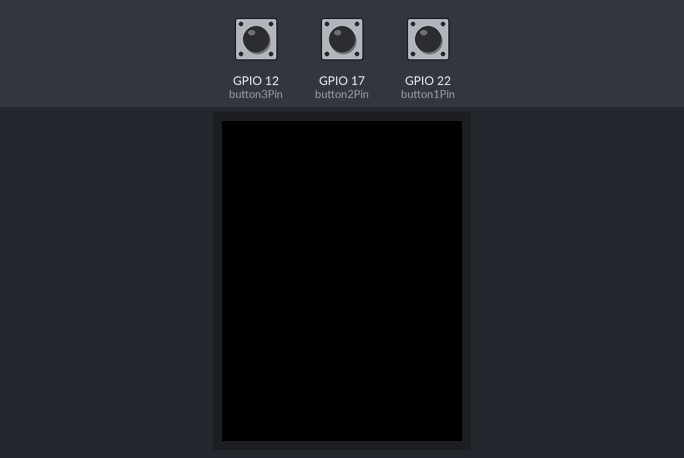
A sketch run on a simulated ESP32. Shown: 320×240 colour display. The inputs (shaded band) are chosen by the test bench; at power-on: GPIO 12 (button3Pin) HIGH, GPIO 17 (button2Pin) HIGH, GPIO 22 (button1Pin) HIGH. What the sketch prints to the serial monitor is not drawn.

Above: at 1.4 s.
1.5 s: GPIO 12 (button3Pin) pulled LOW for 3.2 s
At 5.7 s:
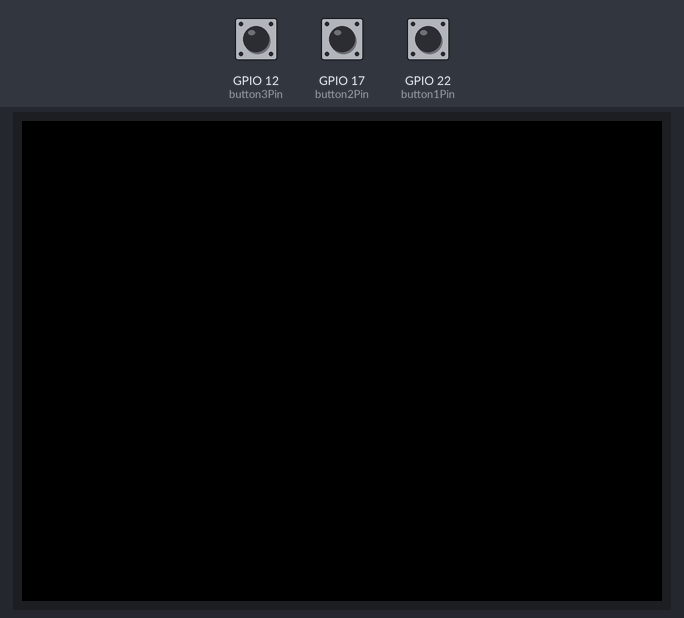
6.6 s: GPIO 17 (button2Pin) pulled LOW for 3.2 s
At 9.2 s:
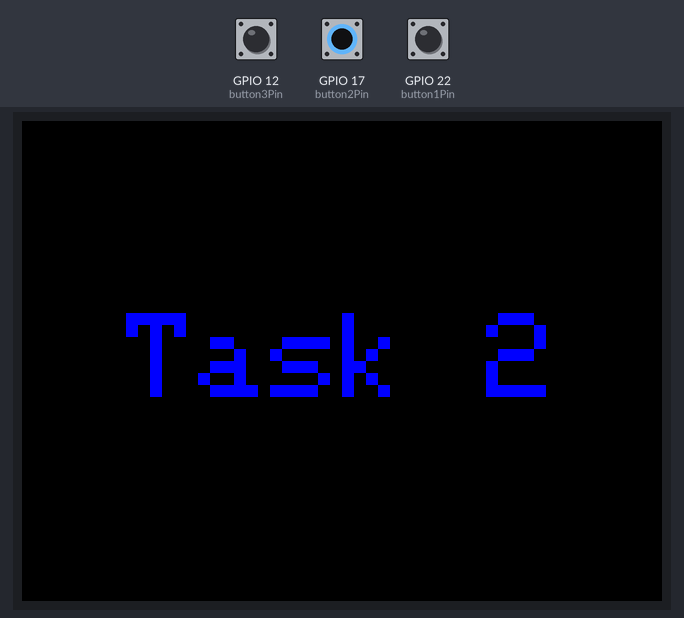
11.3 s: GPIO 22 (button1Pin) pulled LOW for 3.2 s
At 14.0 s:
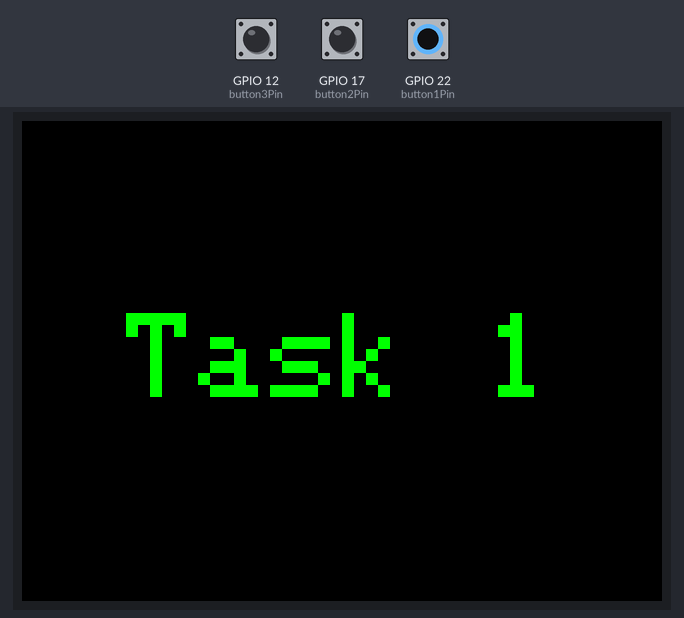
16.0 s: GPIO 12 (button3Pin) driven LOW and GPIO 17 (button2Pin) driven LOW
At 19.0 s:
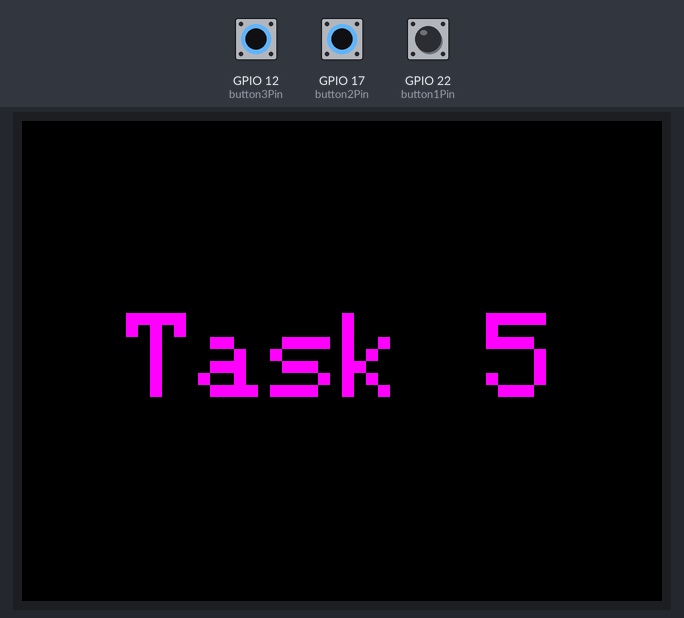
Timing chart, 0 to 20.0 s (numbered marks = the images above; inputs shaded):
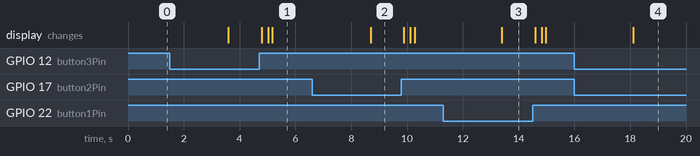

Measured:
- after the input at 1.5 s, the display: first changes after 2.1 s (image 1 shows a later state)
- after the input at 6.6 s, the display: changes after 2.1 s (image 2)
- after the input at 11.3 s, the display: changes after 2.1 s (image 3)
- after the input at 16.0 s, the display: changes after 2.1 s (image 4)

The sketch:

Tdisplay.ino
```cpp
#include <TFT_eSPI.h>
#include <SPI.h>

// Button pins
const int button1Pin = 22;
const int button2Pin = 17;
const int button3Pin = 12;

// Task state
bool b1 = false, b2 = false, b3 = false;
bool Task1Active = false, Task2Active = false, Task3Active = false;
bool Task4Active = false, Task5Active = false, Task6Active = false;
bool anyButtonPressed = false;
unsigned long pressTime = 0;

TFT_eSPI tft = TFT_eSPI();
uint16_t TaskColor = TFT_WHITE;

// Display Task
void showTask(const char* TaskLabel, uint16_t color) {
  tft.fillScreen(TFT_BLACK);
  tft.setRotation(3);
  tft.setTextColor(color, TFT_BLACK);
  tft.setTextDatum(MC_DATUM);
  tft.setTextSize(6);
  tft.drawString(TaskLabel, 160, 120);
  Serial.println(String(TaskLabel) + ": START");
}

// Fade out and print release
void fadeOutTask(const char* TaskLabel) {
  uint16_t fadeSteps[] = {TFT_DARKGREY, TFT_NAVY, TFT_BLACK};
  tft.setTextDatum(MC_DATUM);
  tft.setTextSize(4);

  for (int i = 0; i < 3; i++) {
    tft.fillScreen(TFT_BLACK);
    tft.setTextColor(fadeSteps[i], TFT_BLACK);
    tft.drawString(TaskLabel, 160, 120);
    delay(150);
  }

  tft.fillScreen(TFT_BLACK);
  Serial.println(String(TaskLabel) + ": STOP");
}

void setup() {
  Serial.begin(9600);
  pinMode(button1Pin, INPUT_PULLUP);
  pinMode(button2Pin, INPUT_PULLUP);
  pinMode(button3Pin, INPUT_PULLUP);

  tft.init();
  tft.setRotation(1);
  tft.fillScreen(TFT_BLACK);
  tft.setTextDatum(MC_DATUM);
}

void loop() {
  bool currentB1 = digitalRead(button1Pin) == LOW;
  bool currentB2 = digitalRead(button2Pin) == LOW;
  bool currentB3 = digitalRead(button3Pin) == LOW;

  if ((currentB1 || currentB2 || currentB3) && !anyButtonPressed) {
    pressTime = millis();
    anyButtonPressed = true;
  }

  if (anyButtonPressed && millis() - pressTime >= 2000) {
    b1 = digitalRead(button1Pin) == LOW;
    b2 = digitalRead(button2Pin) == LOW;
    b3 = digitalRead(button3Pin) == LOW;

    Task1Active = Task2Active = Task3Active = false;
    Task4Active = Task5Active = Task6Active = false;

    if (b1 && b2 && b3) {
      Task6Active = true;
      TaskColor = TFT_ORANGE;
      showTask("Task 6", TaskColor);
    } else if (b1 && b2) {
      Task4Active = true;
      TaskColor = TFT_CYAN;
      showTask("Task 4", TaskColor);
    } else if (b2 && b3) {
      Task5Active = true;
      TaskColor = TFT_MAGENTA;
      showTask("Task 5", TaskColor);
    } else if (b1 && !b2 && !b3) {
      Task1Active = true;
      TaskColor = TFT_GREEN;
      showTask("Task 1", TaskColor);
    } else if (b2 && !b1 && !b3) {
      Task2Active = true;
      TaskColor = TFT_BLUE;
      showTask("Task 2", TaskColor);
    } else if (b3 && !b1 && !b2) {
      Task3Active = true;
      TaskColor = TFT_YELLOW;
      showTask("Task 3", TaskColor);
    }

    // Wait for release
    while (digitalRead(button1Pin) == LOW ||
           digitalRead(button2Pin) == LOW ||
           digitalRead(button3Pin) == LOW) {
      delay(10);
    }

    if (Task6Active) fadeOutTask("Task 6");
    if (Task4Active) fadeOutTask("Task 4");
    if (Task5Active) fadeOutTask("Task 5");
    if (Task1Active) fadeOutTask("Task 1");
    if (Task2Active) fadeOutTask("Task 2");
    if (Task3Active) fadeOutTask("Task 3");

    anyButtonPressed = false;
  }

  delay(10);
}
```
